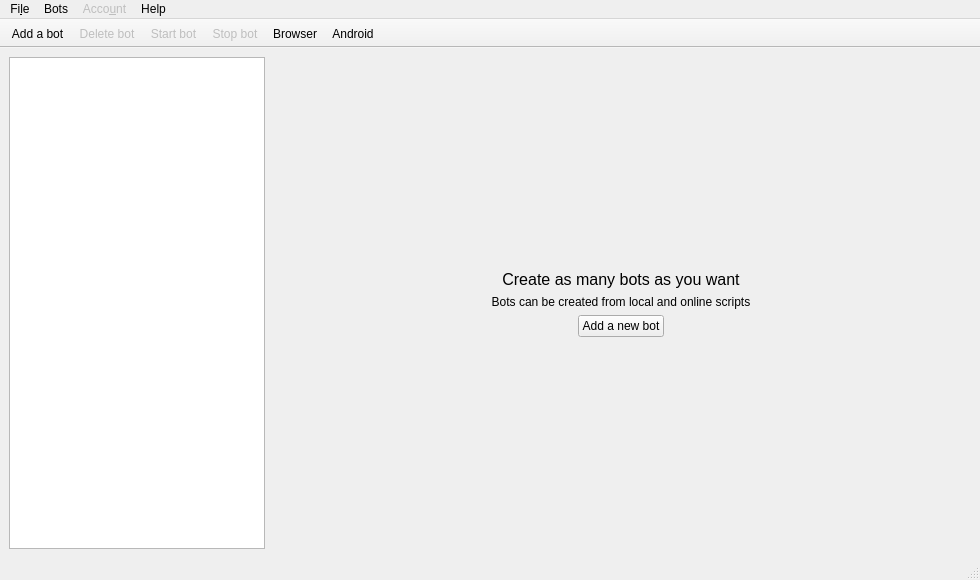
<?xml version="1.0" encoding="UTF-8"?>
<ui version="4.0">
 <class>MainWindow</class>
 <widget class="QMainWindow" name="MainWindow">
  <property name="geometry">
   <rect>
    <x>0</x>
    <y>0</y>
    <width>980</width>
    <height>580</height>
   </rect>
  </property>
  <property name="windowTitle">
   <string>Botfather</string>
  </property>
  <property name="windowIcon">
   <iconset resource="../res/gui.qrc">
    <normaloff>:/gui/logo_v2.png</normaloff>:/gui/logo_v2.png</iconset>
  </property>
  <widget class="QWidget" name="centralwidget">
   <layout class="QHBoxLayout" name="horizontalLayout">
    <item>
     <widget class="QTableView" name="bot_list_view">
      <property name="sizePolicy">
       <sizepolicy hsizetype="Preferred" vsizetype="Preferred">
        <horstretch>0</horstretch>
        <verstretch>0</verstretch>
       </sizepolicy>
      </property>
      <property name="selectionMode">
       <enum>QAbstractItemView::SingleSelection</enum>
      </property>
      <property name="showGrid">
       <bool>false</bool>
      </property>
      <property name="sortingEnabled">
       <bool>true</bool>
      </property>
      <property name="cornerButtonEnabled">
       <bool>false</bool>
      </property>
      <attribute name="horizontalHeaderHighlightSections">
       <bool>false</bool>
      </attribute>
      <attribute name="horizontalHeaderShowSortIndicator" stdset="0">
       <bool>true</bool>
      </attribute>
      <attribute name="horizontalHeaderStretchLastSection">
       <bool>true</bool>
      </attribute>
      <attribute name="verticalHeaderVisible">
       <bool>false</bool>
      </attribute>
     </widget>
    </item>
    <item>
     <widget class="QStackedWidget" name="stackedWidget">
      <widget class="QWidget" name="page_2">
       <layout class="QVBoxLayout" name="verticalLayout">
        <item>
         <spacer name="verticalSpacer">
          <property name="orientation">
           <enum>Qt::Vertical</enum>
          </property>
          <property name="sizeHint" stdset="0">
           <size>
            <width>20</width>
            <height>40</height>
           </size>
          </property>
         </spacer>
        </item>
        <item>
         <widget class="QLabel" name="label">
          <property name="text">
           <string>&lt;html&gt;&lt;head/&gt;&lt;body&gt;&lt;p&gt;&lt;span style=&quot; font-size:12pt;&quot;&gt;Create as many bots as you want&lt;/span&gt;&lt;/p&gt;&lt;/body&gt;&lt;/html&gt;</string>
          </property>
          <property name="alignment">
           <set>Qt::AlignCenter</set>
          </property>
         </widget>
        </item>
        <item>
         <widget class="QLabel" name="label_2">
          <property name="text">
           <string>Bots can be created from local and online scripts</string>
          </property>
          <property name="alignment">
           <set>Qt::AlignCenter</set>
          </property>
         </widget>
        </item>
        <item>
         <layout class="QHBoxLayout" name="horizontalLayout_2">
          <item>
           <spacer name="horizontalSpacer">
            <property name="orientation">
             <enum>Qt::Horizontal</enum>
            </property>
            <property name="sizeHint" stdset="0">
             <size>
              <width>40</width>
              <height>20</height>
             </size>
            </property>
           </spacer>
          </item>
          <item>
           <widget class="QPushButton" name="add_bot_button">
            <property name="text">
             <string>Add a new bot</string>
            </property>
           </widget>
          </item>
          <item>
           <spacer name="horizontalSpacer_2">
            <property name="orientation">
             <enum>Qt::Horizontal</enum>
            </property>
            <property name="sizeHint" stdset="0">
             <size>
              <width>40</width>
              <height>20</height>
             </size>
            </property>
           </spacer>
          </item>
         </layout>
        </item>
        <item>
         <spacer name="verticalSpacer_2">
          <property name="orientation">
           <enum>Qt::Vertical</enum>
          </property>
          <property name="sizeHint" stdset="0">
           <size>
            <width>20</width>
            <height>40</height>
           </size>
          </property>
         </spacer>
        </item>
       </layout>
      </widget>
     </widget>
    </item>
   </layout>
  </widget>
  <widget class="QMenuBar" name="menubar">
   <property name="geometry">
    <rect>
     <x>0</x>
     <y>0</y>
     <width>980</width>
     <height>30</height>
    </rect>
   </property>
   <widget class="QMenu" name="menuFile">
    <property name="title">
     <string>Fi&amp;le</string>
    </property>
    <addaction name="preferences_action"/>
    <addaction name="separator"/>
    <addaction name="update_action"/>
    <addaction name="quit_action"/>
   </widget>
   <widget class="QMenu" name="menuBots">
    <property name="title">
     <string>Bots</string>
    </property>
    <addaction name="run_bot_action"/>
    <addaction name="stop_bot_action"/>
    <addaction name="separator"/>
    <addaction name="add_bot_action"/>
    <addaction name="add_local_action"/>
    <addaction name="del_bot_action"/>
   </widget>
   <widget class="QMenu" name="menuAccount">
    <property name="enabled">
     <bool>false</bool>
    </property>
    <property name="title">
     <string>Acco&amp;unt</string>
    </property>
    <addaction name="status_action"/>
    <addaction name="separator"/>
    <addaction name="login_action"/>
    <addaction name="logout_action"/>
   </widget>
   <widget class="QMenu" name="menuHelp">
    <property name="title">
     <string>Help</string>
    </property>
    <addaction name="about_qt_action"/>
    <addaction name="about_action"/>
   </widget>
   <addaction name="menuFile"/>
   <addaction name="menuBots"/>
   <addaction name="menuAccount"/>
   <addaction name="menuHelp"/>
  </widget>
  <widget class="QStatusBar" name="statusbar"/>
  <widget class="QToolBar" name="toolBar">
   <property name="enabled">
    <bool>true</bool>
   </property>
   <property name="windowTitle">
    <string>toolBar</string>
   </property>
   <property name="movable">
    <bool>false</bool>
   </property>
   <property name="iconSize">
    <size>
     <width>24</width>
     <height>24</height>
    </size>
   </property>
   <property name="toolButtonStyle">
    <enum>Qt::ToolButtonTextBesideIcon</enum>
   </property>
   <attribute name="toolBarArea">
    <enum>TopToolBarArea</enum>
   </attribute>
   <attribute name="toolBarBreak">
    <bool>false</bool>
   </attribute>
   <addaction name="add_bot_action"/>
   <addaction name="del_bot_action"/>
   <addaction name="run_bot_action"/>
   <addaction name="stop_bot_action"/>
   <addaction name="open_browser_action"/>
   <addaction name="open_android_action"/>
  </widget>
  <action name="add_bot_action">
   <property name="icon">
    <iconset resource="../res/botfather.qrc">
     <normaloff>:/icons/icons/icons8-add-new-32.png</normaloff>:/icons/icons/icons8-add-new-32.png</iconset>
   </property>
   <property name="text">
    <string>&amp;Add a bot</string>
   </property>
   <property name="toolTip">
    <string>Add a bot with custom cofiguration to the list of all your bots</string>
   </property>
   <property name="shortcut">
    <string>Ctrl+N</string>
   </property>
  </action>
  <action name="del_bot_action">
   <property name="enabled">
    <bool>false</bool>
   </property>
   <property name="icon">
    <iconset resource="../res/botfather.qrc">
     <normaloff>:/icons/icons/icons8-trash-32.png</normaloff>:/icons/icons/icons8-trash-32.png</iconset>
   </property>
   <property name="text">
    <string>&amp;Delete bot</string>
   </property>
   <property name="toolTip">
    <string>Delete the selected bot</string>
   </property>
   <property name="shortcut">
    <string>Del</string>
   </property>
  </action>
  <action name="run_bot_action">
   <property name="enabled">
    <bool>false</bool>
   </property>
   <property name="icon">
    <iconset resource="../res/botfather.qrc">
     <normaloff>:/icons/icons/icons8-play-32.png</normaloff>:/icons/icons/icons8-play-32.png</iconset>
   </property>
   <property name="text">
    <string>&amp;Start bot</string>
   </property>
   <property name="toolTip">
    <string>Start the selected bot.</string>
   </property>
   <property name="shortcut">
    <string>Ctrl+G</string>
   </property>
  </action>
  <action name="open_browser_action">
   <property name="icon">
    <iconset resource="../res/botfather.qrc">
     <normaloff>:/icons/icons/icons8-browse-page-32.png</normaloff>:/icons/icons/icons8-browse-page-32.png</iconset>
   </property>
   <property name="text">
    <string>Browser</string>
   </property>
   <property name="toolTip">
    <string>Show the integrated browser</string>
   </property>
   <property name="shortcut">
    <string>Ctrl+B</string>
   </property>
  </action>
  <action name="stop_bot_action">
   <property name="enabled">
    <bool>false</bool>
   </property>
   <property name="icon">
    <iconset resource="../res/botfather.qrc">
     <normaloff>:/icons/icons/icons8-stop-32.png</normaloff>:/icons/icons/icons8-stop-32.png</iconset>
   </property>
   <property name="text">
    <string>Stop &amp;bot</string>
   </property>
   <property name="toolTip">
    <string>Stop the selected bot</string>
   </property>
   <property name="shortcut">
    <string>Ctrl+K</string>
   </property>
  </action>
  <action name="open_android_action">
   <property name="icon">
    <iconset resource="../res/botfather.qrc">
     <normaloff>:/icons/icons/icons8-android-32.png</normaloff>:/icons/icons/icons8-android-32.png</iconset>
   </property>
   <property name="text">
    <string>Android</string>
   </property>
   <property name="toolTip">
    <string>Open the Android configuration window</string>
   </property>
  </action>
  <action name="preferences_action">
   <property name="icon">
    <iconset resource="../res/botfather.qrc">
     <normaloff>:/icons/icons/icons8-settings-32.png</normaloff>:/icons/icons/icons8-settings-32.png</iconset>
   </property>
   <property name="text">
    <string>Preferences</string>
   </property>
   <property name="toolTip">
    <string>Open the preferences window</string>
   </property>
   <property name="menuRole">
    <enum>QAction::PreferencesRole</enum>
   </property>
  </action>
  <action name="quit_action">
   <property name="icon">
    <iconset resource="../res/botfather.qrc">
     <normaloff>:/icons/icons/icons8-close-window-32.png</normaloff>:/icons/icons/icons8-close-window-32.png</iconset>
   </property>
   <property name="text">
    <string>&amp;Quit</string>
   </property>
   <property name="shortcut">
    <string>Ctrl+Q</string>
   </property>
   <property name="menuRole">
    <enum>QAction::QuitRole</enum>
   </property>
  </action>
  <action name="about_qt_action">
   <property name="text">
    <string>&amp;About Qt</string>
   </property>
   <property name="menuRole">
    <enum>QAction::AboutQtRole</enum>
   </property>
  </action>
  <action name="about_action">
   <property name="text">
    <string>About &amp;Botfather</string>
   </property>
   <property name="menuRole">
    <enum>QAction::AboutRole</enum>
   </property>
  </action>
  <action name="update_action">
   <property name="enabled">
    <bool>false</bool>
   </property>
   <property name="icon">
    <iconset resource="../res/botfather.qrc">
     <normaloff>:/icons/icons/icons8-available-updates-32.png</normaloff>:/icons/icons/icons8-available-updates-32.png</iconset>
   </property>
   <property name="text">
    <string>&amp;Check for updates</string>
   </property>
   <property name="toolTip">
    <string>Quit and check for updates</string>
   </property>
  </action>
  <action name="login_action">
   <property name="icon">
    <iconset resource="../res/botfather.qrc">
     <normaloff>:/icons/icons/icons8-login-32.png</normaloff>:/icons/icons/icons8-login-32.png</iconset>
   </property>
   <property name="text">
    <string>&amp;Login</string>
   </property>
   <property name="toolTip">
    <string>Login using your Botfather account</string>
   </property>
  </action>
  <action name="logout_action">
   <property name="icon">
    <iconset resource="../res/botfather.qrc">
     <normaloff>:/icons/icons/icons8-shutdown-32.png</normaloff>:/icons/icons/icons8-shutdown-32.png</iconset>
   </property>
   <property name="text">
    <string>L&amp;ogout</string>
   </property>
   <property name="toolTip">
    <string>Logout</string>
   </property>
  </action>
  <action name="status_action">
   <property name="enabled">
    <bool>false</bool>
   </property>
   <property name="icon">
    <iconset resource="../res/botfather.qrc">
     <normaloff>:/icons/icons/icons8-heart-outline-32.png</normaloff>:/icons/icons/icons8-heart-outline-32.png</iconset>
   </property>
   <property name="text">
    <string>&amp;Status</string>
   </property>
  </action>
  <action name="add_local_action">
   <property name="icon">
    <iconset resource="../res/botfather.qrc">
     <normaloff>:/icons/icons/icons8-file-32.png</normaloff>:/icons/icons/icons8-file-32.png</iconset>
   </property>
   <property name="text">
    <string>Add a &amp;local bot</string>
   </property>
   <property name="toolTip">
    <string>Add a bot from a local folder</string>
   </property>
   <property name="shortcut">
    <string>Ctrl+Alt+N</string>
   </property>
  </action>
 </widget>
 <resources>
  <include location="../res/gui.qrc"/>
  <include location="../res/botfather.qrc"/>
 </resources>
 <connections/>
</ui>
